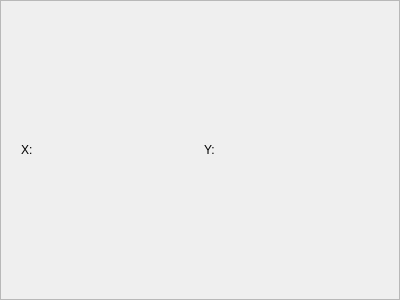
<?xml version="1.0" encoding="UTF-8"?>
<ui version="4.0">
 <class>Histogram</class>
 <widget class="QFrame" name="Histogram">
  <property name="geometry">
   <rect>
    <x>0</x>
    <y>0</y>
    <width>400</width>
    <height>300</height>
   </rect>
  </property>
  <property name="windowTitle">
   <string>Frame</string>
  </property>
  <property name="frameShape">
   <enum>QFrame::StyledPanel</enum>
  </property>
  <layout class="QVBoxLayout" name="verticalLayout">
   <item>
    <layout class="QVBoxLayout" name="histLayout"/>
   </item>
   <item>
    <widget class="QFrame" name="infoFrame">
     <property name="frameShape">
      <enum>QFrame::NoFrame</enum>
     </property>
     <property name="frameShadow">
      <enum>QFrame::Raised</enum>
     </property>
     <layout class="QHBoxLayout" name="horizontalLayout_2">
      <item>
       <widget class="QLabel" name="x_label">
        <property name="sizePolicy">
         <sizepolicy hsizetype="Fixed" vsizetype="Preferred">
          <horstretch>0</horstretch>
          <verstretch>0</verstretch>
         </sizepolicy>
        </property>
        <property name="text">
         <string>X:</string>
        </property>
       </widget>
      </item>
      <item>
       <widget class="QLabel" name="x_value_label">
        <property name="text">
         <string/>
        </property>
       </widget>
      </item>
      <item>
       <widget class="QLabel" name="y_label">
        <property name="sizePolicy">
         <sizepolicy hsizetype="Fixed" vsizetype="Preferred">
          <horstretch>0</horstretch>
          <verstretch>0</verstretch>
         </sizepolicy>
        </property>
        <property name="text">
         <string>Y:</string>
        </property>
       </widget>
      </item>
      <item>
       <widget class="QLabel" name="y_value_label">
        <property name="text">
         <string/>
        </property>
       </widget>
      </item>
     </layout>
    </widget>
   </item>
  </layout>
 </widget>
 <resources/>
 <connections/>
</ui>
